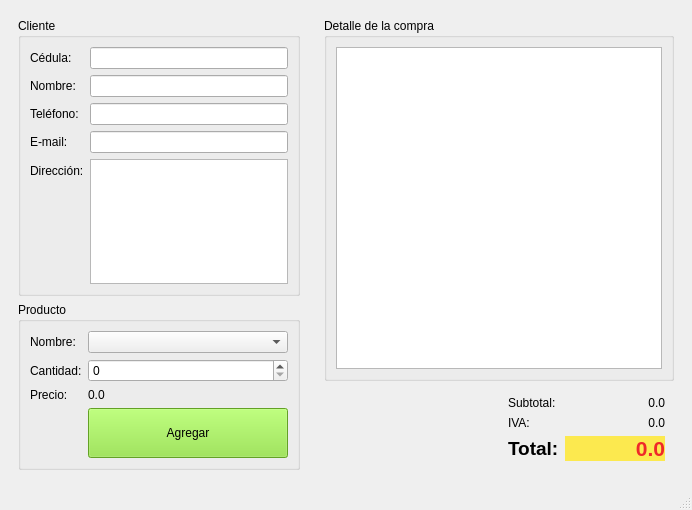
<?xml version="1.0" encoding="UTF-8"?>
<ui version="4.0">
 <class>Principal</class>
 <widget class="QMainWindow" name="Principal">
  <property name="geometry">
   <rect>
    <x>0</x>
    <y>0</y>
    <width>692</width>
    <height>510</height>
   </rect>
  </property>
  <property name="sizePolicy">
   <sizepolicy hsizetype="Preferred" vsizetype="Preferred">
    <horstretch>0</horstretch>
    <verstretch>0</verstretch>
   </sizepolicy>
  </property>
  <property name="windowTitle">
   <string>Principal</string>
  </property>
  <widget class="QWidget" name="centralwidget">
   <layout class="QHBoxLayout" name="horizontalLayout_2">
    <item>
     <widget class="QWidget" name="widget_4" native="true">
      <property name="maximumSize">
       <size>
        <width>300</width>
        <height>16777215</height>
       </size>
      </property>
      <layout class="QVBoxLayout" name="verticalLayout_3">
       <item>
        <widget class="QGroupBox" name="groupBox">
         <property name="title">
          <string>Cliente</string>
         </property>
         <layout class="QFormLayout" name="formLayout">
          <item row="0" column="0">
           <widget class="QLabel" name="label_2">
            <property name="text">
             <string>Cédula:</string>
            </property>
           </widget>
          </item>
          <item row="0" column="1">
           <widget class="QLineEdit" name="inCedula"/>
          </item>
          <item row="1" column="0">
           <widget class="QLabel" name="label">
            <property name="text">
             <string>Nombre:</string>
            </property>
           </widget>
          </item>
          <item row="1" column="1">
           <widget class="QLineEdit" name="inNombre"/>
          </item>
          <item row="2" column="0">
           <widget class="QLabel" name="label_3">
            <property name="text">
             <string>Teléfono:</string>
            </property>
           </widget>
          </item>
          <item row="2" column="1">
           <widget class="QLineEdit" name="inTelefono"/>
          </item>
          <item row="3" column="0">
           <widget class="QLabel" name="label_4">
            <property name="text">
             <string>E-mail:</string>
            </property>
           </widget>
          </item>
          <item row="3" column="1">
           <widget class="QLineEdit" name="inEmail"/>
          </item>
          <item row="4" column="0">
           <widget class="QLabel" name="label_5">
            <property name="text">
             <string>Dirección:</string>
            </property>
           </widget>
          </item>
          <item row="4" column="1">
           <widget class="QTextEdit" name="inDireccion"/>
          </item>
         </layout>
        </widget>
       </item>
       <item>
        <widget class="QGroupBox" name="groupBox_2">
         <property name="title">
          <string>Producto</string>
         </property>
         <layout class="QFormLayout" name="formLayout_2">
          <item row="0" column="0">
           <widget class="QLabel" name="label_6">
            <property name="text">
             <string>Nombre:</string>
            </property>
           </widget>
          </item>
          <item row="0" column="1">
           <widget class="QComboBox" name="inProducto"/>
          </item>
          <item row="1" column="0">
           <widget class="QLabel" name="label_7">
            <property name="text">
             <string>Cantidad:</string>
            </property>
           </widget>
          </item>
          <item row="1" column="1">
           <widget class="QSpinBox" name="inCantidad"/>
          </item>
          <item row="2" column="0">
           <widget class="QLabel" name="label_8">
            <property name="text">
             <string>Precio:</string>
            </property>
           </widget>
          </item>
          <item row="2" column="1">
           <widget class="QLabel" name="outPrecio">
            <property name="text">
             <string>0.0</string>
            </property>
           </widget>
          </item>
          <item row="3" column="1">
           <widget class="QPushButton" name="cmdAgregar">
            <property name="minimumSize">
             <size>
              <width>0</width>
              <height>50</height>
             </size>
            </property>
            <property name="baseSize">
             <size>
              <width>0</width>
              <height>0</height>
             </size>
            </property>
            <property name="styleSheet">
             <string notr="true">background-color: rgb(138, 226, 52);</string>
            </property>
            <property name="text">
             <string>Agregar</string>
            </property>
           </widget>
          </item>
         </layout>
        </widget>
       </item>
       <item>
        <spacer name="verticalSpacer">
         <property name="orientation">
          <enum>Qt::Vertical</enum>
         </property>
         <property name="sizeHint" stdset="0">
          <size>
           <width>20</width>
           <height>40</height>
          </size>
         </property>
        </spacer>
       </item>
      </layout>
     </widget>
    </item>
    <item>
     <widget class="QWidget" name="widget_3" native="true">
      <layout class="QVBoxLayout" name="verticalLayout_2">
       <item>
        <widget class="QGroupBox" name="groupBox_3">
         <property name="title">
          <string>Detalle de la compra</string>
         </property>
         <layout class="QVBoxLayout" name="verticalLayout">
          <item>
           <widget class="QTableWidget" name="outDetalle"/>
          </item>
         </layout>
        </widget>
       </item>
       <item>
        <widget class="QWidget" name="widget" native="true">
         <layout class="QHBoxLayout" name="horizontalLayout">
          <property name="topMargin">
           <number>0</number>
          </property>
          <property name="bottomMargin">
           <number>0</number>
          </property>
          <item>
           <spacer name="horizontalSpacer">
            <property name="orientation">
             <enum>Qt::Horizontal</enum>
            </property>
            <property name="sizeHint" stdset="0">
             <size>
              <width>40</width>
              <height>20</height>
             </size>
            </property>
           </spacer>
          </item>
          <item>
           <widget class="QWidget" name="widget_2" native="true">
            <layout class="QFormLayout" name="formLayout_3">
             <property name="rightMargin">
              <number>0</number>
             </property>
             <item row="0" column="0">
              <widget class="QLabel" name="label_10">
               <property name="text">
                <string>Subtotal:</string>
               </property>
              </widget>
             </item>
             <item row="2" column="0">
              <widget class="QLabel" name="label_11">
               <property name="text">
                <string>IVA:</string>
               </property>
              </widget>
             </item>
             <item row="2" column="1">
              <widget class="QLabel" name="outIva">
               <property name="minimumSize">
                <size>
                 <width>100</width>
                 <height>0</height>
                </size>
               </property>
               <property name="text">
                <string>0.0</string>
               </property>
               <property name="alignment">
                <set>Qt::AlignRight|Qt::AlignTrailing|Qt::AlignVCenter</set>
               </property>
              </widget>
             </item>
             <item row="3" column="0">
              <widget class="QLabel" name="label_12">
               <property name="font">
                <font>
                 <pointsize>14</pointsize>
                 <weight>75</weight>
                 <bold>true</bold>
                </font>
               </property>
               <property name="text">
                <string>Total:</string>
               </property>
              </widget>
             </item>
             <item row="3" column="1">
              <widget class="QLabel" name="outTotal">
               <property name="minimumSize">
                <size>
                 <width>100</width>
                 <height>0</height>
                </size>
               </property>
               <property name="font">
                <font>
                 <pointsize>16</pointsize>
                 <weight>75</weight>
                 <bold>true</bold>
                </font>
               </property>
               <property name="styleSheet">
                <string notr="true">background-color: rgb(252, 233, 79);
color: rgb(239, 41, 41);</string>
               </property>
               <property name="text">
                <string>0.0</string>
               </property>
               <property name="alignment">
                <set>Qt::AlignRight|Qt::AlignTrailing|Qt::AlignVCenter</set>
               </property>
              </widget>
             </item>
             <item row="0" column="1">
              <widget class="QLabel" name="outSubtotal">
               <property name="minimumSize">
                <size>
                 <width>100</width>
                 <height>0</height>
                </size>
               </property>
               <property name="text">
                <string>0.0</string>
               </property>
               <property name="alignment">
                <set>Qt::AlignRight|Qt::AlignTrailing|Qt::AlignVCenter</set>
               </property>
              </widget>
             </item>
            </layout>
           </widget>
          </item>
         </layout>
        </widget>
       </item>
      </layout>
     </widget>
    </item>
   </layout>
  </widget>
  <widget class="QMenuBar" name="menubar">
   <property name="geometry">
    <rect>
     <x>0</x>
     <y>0</y>
     <width>692</width>
     <height>22</height>
    </rect>
   </property>
  </widget>
  <widget class="QStatusBar" name="statusbar"/>
 </widget>
 <resources/>
 <connections/>
</ui>
